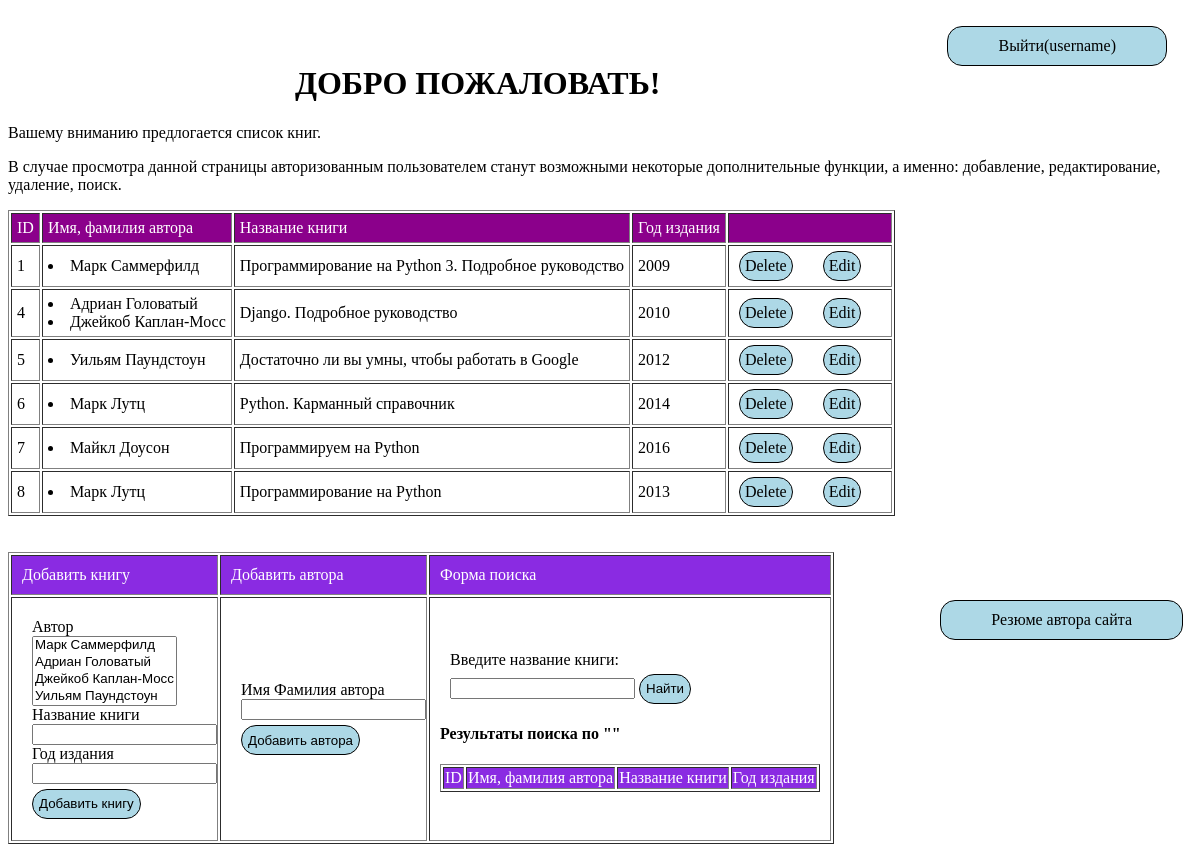
/my-web/ (signed in), run on the app's committed database.
### my_web/models.py (models this page shows, shortened)
class Book(models.Model):
    headline = models.ManyToManyField(Author)
    year = models.PositiveIntegerField(verbose_name='Год издания')
    title = models.CharField(max_length=200, verbose_name='Название книги')

class Author(models.Model):
    name = models.CharField(max_length=50, verbose_name='Имя Фамилия автора')
    def __str__(self):
        return self.name

### my_web/views.py (the view)
def main(request):
    book_form = BookForm
    author_form = AuthorForm
    all_books = Book.objects.all()
    if request.POST:
        query = request.POST['search']
        result_list  = Book.objects.filter(title__contains=query)
        if result_list.count() != 0:
            context = {
                'all_books': all_books,
                'result_list': result_list,
                'query': query,
                'book_form': book_form,
                'author_form': author_form,
            }
        else:
            context ={
                'all_books': all_books,
                'empty': "Совпадений не найдено!",
                'query': query,
            }
    else:
        context ={
                'all_books': all_books,
                'book_form': book_form,
                'author_form': author_form,
                }
    return render(request , 'home.html' , context)

### my_web/templates/home.html (shortened to what this page needs)
﻿{% load staticfiles %}
<!DOCTYPE html>
<html lang="en" xmlns="http://www.w3.org/1999/xhtml">
<head>
    <link rel="stylesheet" href="{% static 'css/style.css' %}" />
</head>
<body>
    <div class="block-login">{% block login %} {% include 'register_part.html' %} {% endblock %} </div>
    <h1 align="center">ДОБРО ПОЖАЛОВАТЬ!</h1>
    <p>Вашему вниманию предлогается список книг.</p>
    <p>
        В случае просмотра данной страницы авторизованным пользователем станут возможными некоторые
        дополнительные функции, а именно: добавление, редактирование, удаление, поиск.
    </p>
    <table border='1' cellpadding="5px">
        <tr style='background-color: darkmagenta; color: white;'>
            <td>ID</td>
            <td>Имя, фамилия автора</td>
            <td>Название книги</td>
            <td>Год издания</td>
            {% if user.is_authenticated %}
            <td></td>
            {% endif %}
        </tr>
        {% for books in all_books %}
        <tr>
            <td>{{books.id}}</td>
            <td>{% for v in books.headline.all %}<li>{{v.name}}</li>{%endfor%}</td>
            <td>{{books.title}}</td>
            <td>{{books.year}}</td>
            {% if user.is_authenticated %}
            <td>
                <a href="/my-web/edit/{{ books.id }}" style="padding: 5px; margin-left:5px">Edit</a>
                <a href="/my-web/delete/{{ books.id }}" style="padding: 5px; margin-left:5px">Delete</a>
            </td>
            {% endif %}
        </tr>
        {% endfor %}
    </table>
    {% if user.is_authenticated %}
    <br /><br />
    <table border='1' cellpadding="10px">
            <tr style='background-color: blueviolet; color: white;'>
                <td> Добавить книгу</td>
                <td>Добавить автора</td>
                <td>Форма поиска</td>
            </tr><tr>
                     <td>
                         <div>
                             <form id='add-book' action="/my-web/add-book/" method='post' style="display: block; position: relative; left: 10px; top: 10px">
                                 <label>Автор</label>
                                 <div>{{book_form.headline}}</div>
                                 <label>Название книги</label>
                                 <div>{{book_form.title}}</div>
                                 <label>Год издания</label>
                                 <div>{{book_form.year}}</div>
                                 <button type='submit' style="display: inline">Добавить книгу</button>
                             </form>
                         </div>
                     </td>
                     <td>
                         <div>
                             <form id='add-author' action="/my-web/add-author/" method='post' style="display: block; position: relative; left: 10px; top: 10px">
                                 <label>Имя Фамилия автора</label>
                                 <div>{{author_form.name}}</div>
                                 <button type='submit' style="display: inline">Добавить автора</button>
                             </form>
                         </div>
                     </td>
                     <td>
                         <div>
                             <form action="" method='post' style="display: block; position: relative; left: 10px; top: 5px">
                             <label for="">Введите название книги: </label>
                             <div>
                                 <input name='search' type="text">
                                 <button style="display: inline">Найти</button>
                             </div>
                             </form>
                         <h4>Результаты поиска по "{{query}}"</h4>
                         <table border='1'>
                             <tr style='background-color: blueviolet; color: white;'>
                                 <td>ID</td>
                                 <td>Имя, фамилия автора</td>
                                 <td>Название книги</td>
                                 <td>Год издания</td>
                             </tr>
                         </table>
                         </div>
                     </td>
            </tr>
        </table>
    {% endif %}
</body>
<footer> <a href="/my-web/resume">  Резюме автора сайта </a></footer>
</html>

### my_web/templates/register_part.html
﻿{% if user.is_authenticated  %}
<a href="logout">Выйти({{user.username}})</a>
{% else %}
<a href="register">Регистрация на сайте</a>
<a href="login">Авторизация</a>
{% endif %}

### my_web/static/css/style.css (style rules this page uses)
a { display: block; float: right; margin-right: 25px; padding: 10px 50px; color: black; border-radius: 15px; border: 1px solid black; background-color: lightblue; text-decoration: none; transition: color 0.5s, background 0.5s; }
button { display: block; margin: 5px auto; width: auto; height: 30px; border: 1px solid black; border-radius: 15px; background: lightblue; color: black; transition: background 0.5s, color 0.5s; }
form { display: block; position:absolute; top: 300px; right: 20px; }
footer { display: block; position: absolute; top: 600px; width: 100%; height: 50px; }

### data on the page
Book: id "1", title "Программирование на Python 3. Подробное руководство", year "2009"
Author: name "Марк Саммерфилд"
Book: id "4", title "Django. Подробное руководство", year "2010"
Author: name "Адриан Головатый"
Author: name "Джейкоб Каплан-Мосс"
Book: id "5", title "Достаточно ли вы умны, чтобы работать в Google", year "2012"
Author: name "Уильям Паундстоун"
Book: id "6", title "Python. Карманный справочник", year "2014"
Author: name "Марк Лутц"
Book: id "7", title "Программируем на Python", year "2016"
Author: name "Майкл Доусон"
Book: id "8", title "Программирование на Python", year "2013"

### other printed values
{{ user.username }} "username"
